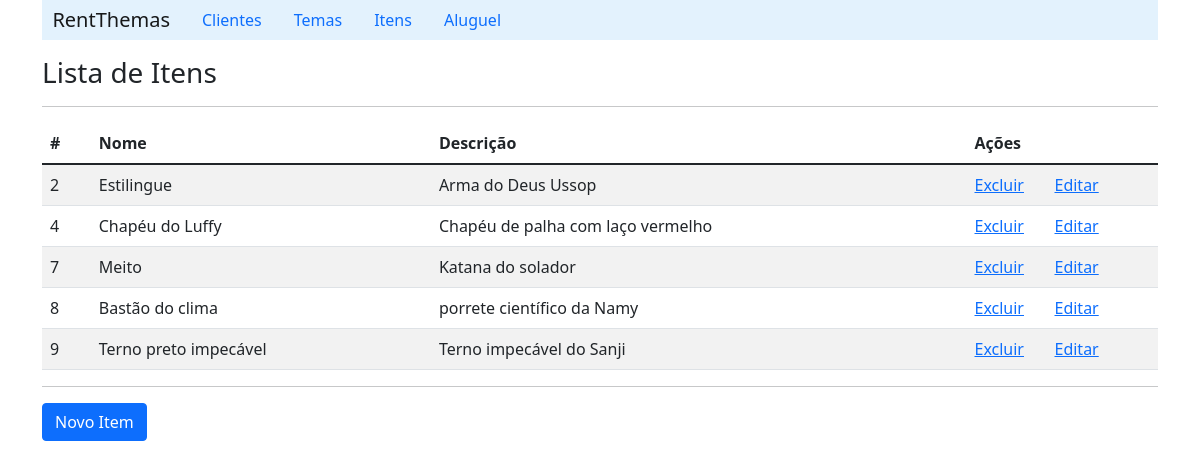
The app's page /listItem/, older data.
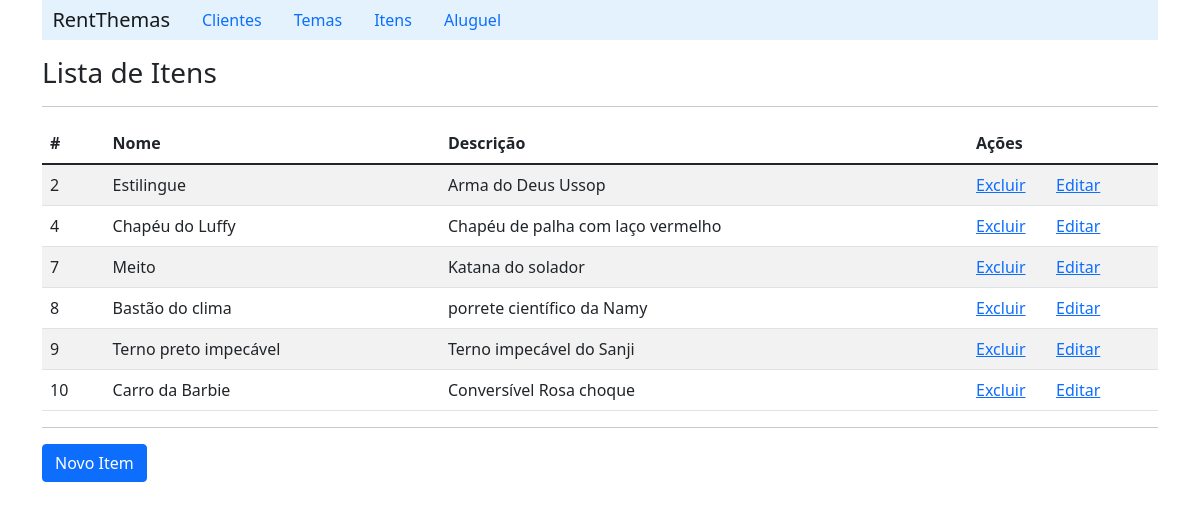
The same page, newer data.
### aluguel/models.py (models this page shows, shortened)
class Item(models.Model):
    name = models.CharField(max_length=30, blank=False)
    description = models.CharField(max_length=200)

### aluguel/views.py (the view)
# urls.py: path('listItem/', ItemViews.listItem),
    def listItem(request):
        i = ItemDao()
        item_list = i.list_all
        context = {'item_list': item_list}
        return render(request, 'item/listItem.html', context)

### aluguel/daos.py (called while the page is built)
    def list_all(self):
        return Item.objects.all()

### aluguel/templates/item/listItem.html (shortened to what this page needs)
{% extends "index.html" %}
    {% block content %}
        <h3>Lista de Itens</h3>
        <hr>
        <table class="table table-striped">
            {% if item_list %}
            <thead>
                <tr>
                    <th scope="col">#</th>
                    <th scope="col">Nome</th>
                    <th scope="col">Descrição</th>
                    <th scope="col">Ações</th>
                    <th scope="col"></th>
                </tr>
            </thead>
                {% for item in item_list%}
                    <tr>
                        <td>{{item.id}}</td>
                        <td>{{item.name}}</td>
                        <td>{{item.description}}</td>
                        <td width='80'><a href="/deleteItem/{{item.id}}">Excluir</a></td>
                        <td><a href="/detailItem/{{item.id}}">Editar</a></td>
                    </tr>
                {% endfor %}
            {% else %}
                <p>Nenhum item cadastrado!!</p>
            {%endif%}
        </table>
        <hr>
        <a class="btn btn-primary" href="/formItem">Novo Item</a>
    {% endblock %}

Row changes from the older to the newer data that the page shows:
added Item: id "10", name "Carro da Barbie", description "Conversível Rosa choque"
